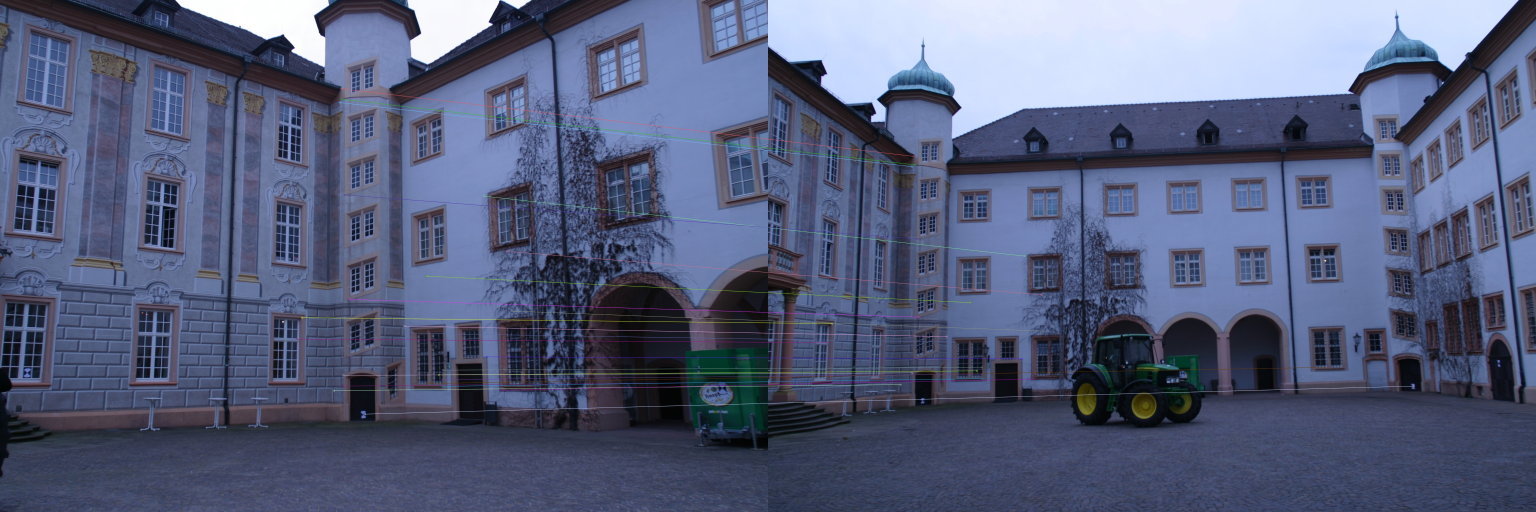
#> input picture Image_to_3d_Usecase/matches_01.jpg, 6144 x 2048 px, given in place of the camera (shown at 1/4 size)
$ python sift_webcam_tracker.py
#> lines starting #> are read from the running program, lines starting #| are printed output that depends on the picture
import cv2
import numpy as np
from math import sin, cos, atan2, sqrt, degrees
import sys
import os # Keep os import in case it's needed elsewhere, though not for XFeat now

# --- Configuration ---
WEBCAM_INDEX = 0          # Index of the webcam (usually 0, 1, etc.)
RESIZE_SCALE_FACTOR = 0.6 # Adjust for performance vs detail
# SIFT Parameters
SIFT_NFEATURES = 0 # Unlimited features (or set a specific number like 2048)
SIFT_CONTRAST_THRESH = 0.04
SIFT_EDGE_THRESH = 10
# Matching Parameters
MATCHER_RATIO_THRESH = 0.75 # Lowe's ratio test threshold (lower is stricter)
RANSAC_THRESHOLD = 5.0  # RANSAC reprojection error threshold (pixels)
MIN_MATCH_COUNT = 10    # Minimum good matches needed for reliable motion estimate
MIN_INLIERS_HIGH_CONF = 25 # Minimum inliers for high confidence path color
PATH_MAX_LENGTH = 200 # Limit path history length
OUTPUT_WINDOW_NAME = 'SIFT Enhanced Visual Odometry (Webcam)'

# --- Colors (BGR) ---
CLR_BACKGROUND = (30, 30, 30)    # Dark grey background for panels
CLR_TEXT = (255, 255, 255) # White text
CLR_TEXT_OUTLINE = (0, 0, 0) # Black outline for text
CLR_PATH_HIGH_CONF = (0, 255, 0) # Green path (good tracking)
CLR_PATH_LOW_CONF = (0, 255, 255) # Yellow path (medium tracking)
CLR_PATH_NO_TRACK = (0, 0, 255)  # Red path (tracking lost/few inliers)
CLR_INLIER_MATCH = (0, 255, 0)   # Green lines for good matches
CLR_KEYPOINT_ALL = (255, 150, 0) # Orange-ish for all detected keypoints
CLR_KEYPOINT_INLIER = (255, 0, 0) # Blue for inlier keypoints in main view
CLR_MOTION_ARROW = (0, 255, 255) # Yellow arrow for motion

# --- SIFT and Matcher Initialization ---
print("Initializing SIFT detector...")
try:
    # Parameters: nfeatures, nOctaveLayers, contrastThreshold, edgeThreshold, sigma
    sift = cv2.SIFT_create(nfeatures=SIFT_NFEATURES,
                           contrastThreshold=SIFT_CONTRAST_THRESH,
                           edgeThreshold=SIFT_EDGE_THRESH)
    print("SIFT detector initialized.")
except AttributeError:
     print("Error: Your OpenCV installation might not include SIFT.")
     print("You might need to install 'opencv-contrib-python' instead of 'opencv-python'.")
     print("Try: pip uninstall opencv-python")
     print("Then: pip install opencv-contrib-python")
     exit()
except Exception as e:
     print(f"An unexpected error occurred initializing SIFT: {e}")
     exit()


print("Initializing BFMatcher...")
# BFMatcher with default params (NORM_L2 is good for SIFT)
matcher = cv2.BFMatcher()
print("BFMatcher initialized.")
# --- End SIFT Initialization ---

# --- Webcam Initialization ---
print(f"Attempting to open webcam index: {WEBCAM_INDEX}")
video = cv2.VideoCapture(WEBCAM_INDEX)

if not video.isOpened():
    print(f"Error: Could not open webcam {WEBCAM_INDEX}.")
    exit()

# --- Get Frame Dimensions from Webcam ---
print("Reading frame from webcam to get dimensions...")
ret, frame = video.read()
#> frame is the input picture: shape (2048, 6144, 3); mean B, G, R 123.9, 94.7, 86.3
if not ret or frame is None:
    print("Error: Could not read initial frame from webcam.")
    video.release()
    exit()

orig_height, orig_width = frame.shape[:2]
#> orig_height = 2048; orig_width = 6144
frame_width = int(orig_width * RESIZE_SCALE_FACTOR)
#> frame_width = 3686
frame_height = int(orig_height * RESIZE_SCALE_FACTOR)
#> frame_height = 1228
print(f"Webcam native resolution: {orig_width}x{orig_height}")
#| Webcam native resolution: 6144x2048
print(f"Processing at scaled resolution: {frame_width}x{frame_height}")
#| Processing at scaled resolution: 3686x1228

# --- Initialize Panels, Path, and State ---
panel_width = frame_width
#> panel_width = 3686
panel_height = frame_height
#> panel_height = 1228
total_width = panel_width * 2
#> total_width = 7372
total_height = panel_height * 2
#> total_height = 2456

tracked_path = []
# Store previous frame's keypoints (objects), descriptors (numpy), and coordinates (numpy)
old_frame_data = {'kp_obj': None, 'des': None, 'kp_coords': None}
estimated_center = (frame_width // 2, frame_height // 2)
#> estimated_center = (1843, 614)
tracking_confidence = 0

print("Starting webcam processing loop...")
frame_count = 0
while True:
    ret, frame = video.read()
    if not ret or frame is None:
        print("Error: Lost connection or could not read frame from webcam. Exiting.")
        break

    frame_count += 1
    frame_resized = cv2.resize(frame, (frame_width, frame_height), interpolation=cv2.INTER_AREA)
    gray_frame = cv2.cvtColor(frame_resized, cv2.COLOR_BGR2GRAY)
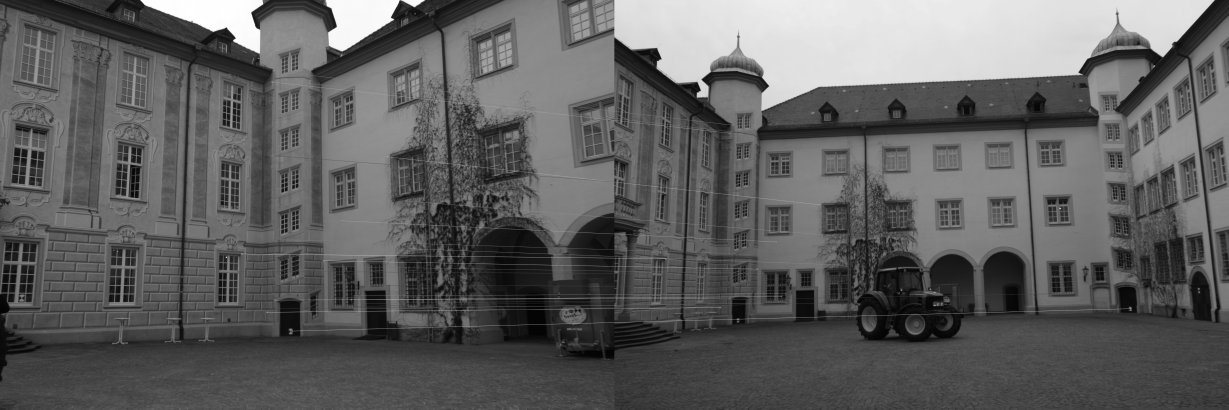
#> gray_frame: shape (1228, 3686) (shown at 1/3 size); min 2, max 255, mean 95.5

    # --- Initialize Panels ---
    panel_main = frame_resized.copy()
    panel_features = np.full((panel_height, panel_width, 3), CLR_BACKGROUND, dtype=np.uint8)
    panel_path = np.full((panel_height, panel_width, 3), CLR_BACKGROUND, dtype=np.uint8)
    panel_stats = np.full((panel_height, panel_width, 3), CLR_BACKGROUND, dtype=np.uint8)

    # --- SIFT Feature Extraction ---
    kp2_obj = None # KeyPoint objects
    des2 = None    # Descriptors (NumPy)
    kp2_coords = None # Coordinates (NumPy)
    num_kp2 = 0
    try:
        # Detect SIFT keypoints and compute descriptors
        kp2_obj, des2 = sift.detectAndCompute(gray_frame, None)
#> kp2_obj = 14458 keypoints; strongest (x, y, size): (679, 772, 2.4), (3180, 625, 2.7), (992, 71, 25.9), (2110, 276, 22.7)

        if kp2_obj is not None and len(kp2_obj) > 0:
            # Extract coordinates into a NumPy array
            kp2_coords = np.array([kp.pt for kp in kp2_obj], dtype=np.float32)
#> kp2_coords = 14458 pairs, first value 4.79 to 3679.6, second value 2.39 to 1219
            num_kp2 = len(kp2_obj)
#> num_kp2 = 14458
        else:
            kp2_obj = [] # Ensure it's an empty list if none found
            num_kp2 = 0

    except Exception as e:
        print(f"  Warn: SIFT detectAndCompute failed on frame {frame_count}: {e}")
        kp2_obj = []
        des2 = None
        kp2_coords = None
        num_kp2 = 0


    # --- Draw All Detected Keypoints (Feature Panel) ---
    if kp2_coords is not None:
        for x, y in kp2_coords:
            if 0 <= x < panel_width and 0 <= y < panel_height:
                 cv2.circle(panel_features, (int(round(x)), int(round(y))), 1, CLR_KEYPOINT_ALL, -1)
#> this loop made 14458 passes
#> (x, y) on passes 1 to 3: (4.79, 849.3), (4.79, 849.3), (5.04, 607.7)
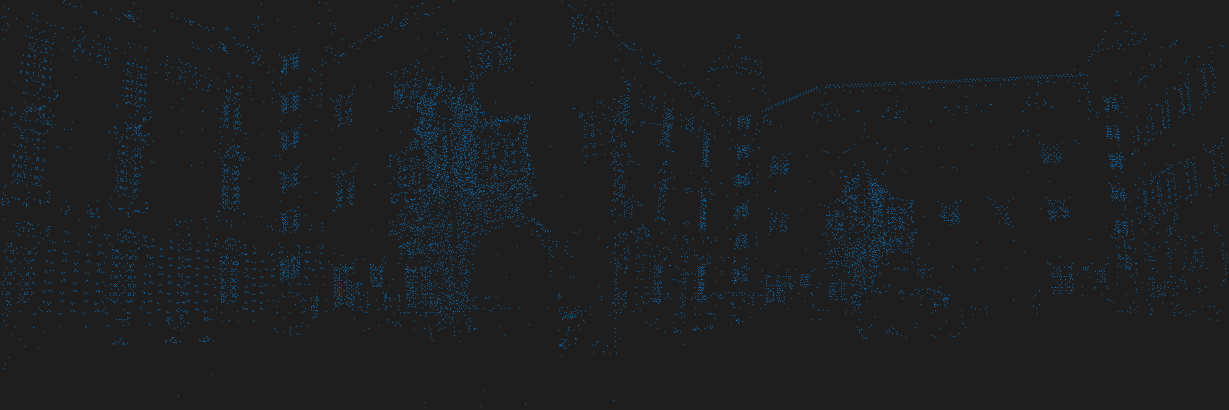
#> panel_features: shape (1228, 3686, 3) (shown at 1/3 size); mean of channels 0, 1, 2 32.9, 31.5, 29.6; drawn as B, G, R
    cv2.putText(panel_features, "Detected Keypoints (SIFT)", (10, 20), cv2.FONT_HERSHEY_SIMPLEX, 0.5, CLR_TEXT, 1, cv2.LINE_AA)
    cv2.putText(panel_features, f"Count: {num_kp2}", (10, 40), cv2.FONT_HERSHEY_SIMPLEX, 0.5, CLR_TEXT, 1, cv2.LINE_AA)


    # --- Matching and Motion Estimation ---
    num_raw_matches = 0 # Will count matches *after* ratio test
    num_inliers = 0
    mean_angle_deg = 0.0
    mean_magnitude = 0.0
    current_tracking_confidence = 0
    good_matches = [] # Store matches passing the ratio test

    # Ensure we have descriptors from both frames
    if old_frame_data['des'] is not None and des2 is not None and \
       len(old_frame_data['des']) > 0 and len(des2) > 0:

        old_des = old_frame_data['des']
        old_kp_coords = old_frame_data['kp_coords'] # Coordinates from previous frame

        try:
            # Find k=2 best matches for each descriptor in 'old_des'
            matches = matcher.knnMatch(old_des, des2, k=2)

            # Apply Lowe's Ratio Test
            good_matches = []
            for m, n in matches:
                if m.distance < MATCHER_RATIO_THRESH * n.distance:
                    good_matches.append(m)

            num_raw_matches = len(good_matches) # Count after ratio test

            if num_raw_matches >= MIN_MATCH_COUNT:
                # Extract coordinates of the good matches
                mkpts1_np = np.float32([old_kp_coords[m.queryIdx] for m in good_matches])
                mkpts2_np = np.float32([kp2_coords[m.trainIdx] for m in good_matches]) # Use current frame's coords

                # Find Homography with RANSAC
                H, mask = cv2.findHomography(mkpts1_np, mkpts2_np, cv2.RANSAC, RANSAC_THRESHOLD)

                if H is not None and mask is not None:
                    inlier_mask = mask.ravel() == 1
                    num_inliers = np.sum(inlier_mask)

                    if num_inliers >= MIN_MATCH_COUNT:
                        # Filter points using the RANSAC mask
                        inlier_mkpts1 = mkpts1_np[inlier_mask]
                        inlier_mkpts2 = mkpts2_np[inlier_mask]

                        # Calculate motion from inliers
                        delta_vectors = inlier_mkpts2 - inlier_mkpts1
                        avg_delta = np.mean(delta_vectors, axis=0)
                        avg_dx, avg_dy = avg_delta[0], avg_delta[1]

                        mean_angle_rad = atan2(avg_dy, avg_dx)
                        mean_angle_deg = degrees(mean_angle_rad)
                        mean_magnitude = sqrt(avg_dx**2 + avg_dy**2)

                        # Update Path Estimation
                        last_x, last_y = tracked_path[-1] if tracked_path else estimated_center
                        new_center_x = last_x + avg_dx
                        new_center_y = last_y + avg_dy
                        new_center_x = int(round(max(0, min(panel_width - 1, new_center_x))))
                        new_center_y = int(round(max(0, min(panel_height - 1, new_center_y))))
                        estimated_center = (new_center_x, new_center_y)

                        # Determine Confidence
                        if num_inliers >= MIN_INLIERS_HIGH_CONF:
                            current_tracking_confidence = 2 # High
                        else:
                            current_tracking_confidence = 1 # Low

                        # Draw Inlier Matches (Main Panel)
                        # Use the *inlier* points derived from RANSAC mask
                        for pt1, pt2 in zip(inlier_mkpts1, inlier_mkpts2):
                             pt1_int = (int(round(pt1[0])), int(round(pt1[1])))
                             pt2_int = (int(round(pt2[0])), int(round(pt2[1])))
                             if 0 <= pt1_int[0] < panel_width and 0 <= pt1_int[1] < panel_height and \
                                0 <= pt2_int[0] < panel_width and 0 <= pt2_int[1] < panel_height:
                                 cv2.line(panel_main, pt1_int, pt2_int, CLR_INLIER_MATCH, 1)
                                 cv2.circle(panel_main, pt2_int, 3, CLR_KEYPOINT_INLIER, -1)
                    else:
                         current_tracking_confidence = 0 # Not enough inliers
                else:
                     current_tracking_confidence = 0 # Homography failed
            else:
                 current_tracking_confidence = 0 # Not enough good matches (after ratio test)

        except cv2.error as e:
             # Catch potential errors during matching or homography (e.g., assertion failures)
             print(f"  Warn: OpenCV error during matching/homography on frame {frame_count}: {e}")
             current_tracking_confidence = 0
        except Exception as e:
            print(f"  Warn: Generic error during matching/homography on frame {frame_count}: {e}")
            current_tracking_confidence = 0
    else:
        # Not enough features/descriptors in one or both frames
        current_tracking_confidence = 0

    # --- Update and Draw Path ---
    if not tracked_path:
        if kp2_coords is not None: # Init only if features detected
             tracked_path.append(estimated_center)
             tracking_confidence = current_tracking_confidence
    elif current_tracking_confidence > 0 :
        tracked_path.append(estimated_center)
        tracking_confidence = current_tracking_confidence
    else:
        if tracked_path:
            tracked_path.append(tracked_path[-1])
        # Keep old tracking_confidence for path color

    if len(tracked_path) > PATH_MAX_LENGTH:
        tracked_path.pop(0)

    if tracking_confidence == 2: path_color = CLR_PATH_HIGH_CONF
    elif tracking_confidence == 1: path_color = CLR_PATH_LOW_CONF
    else: path_color = CLR_PATH_NO_TRACK

    if len(tracked_path) > 1:
        path_np = np.array(tracked_path, dtype=np.int32)
        cv2.polylines(panel_path, [path_np], isClosed=False, color=path_color, thickness=2)
        recent_path_segment = path_np[max(0, len(path_np)-20):]
        if len(recent_path_segment) > 1:
             cv2.polylines(panel_main, [recent_path_segment], isClosed=False, color=path_color, thickness=2)

    cv2.putText(panel_path, "Path Overview", (10, 20), cv2.FONT_HERSHEY_SIMPLEX, 0.5, CLR_TEXT, 1, cv2.LINE_AA)

    # --- Draw Motion Arrow and Stats (Stats Panel) ---
    cv2.putText(panel_stats, "Motion & Stats (SIFT)", (10, 20), cv2.FONT_HERSHEY_SIMPLEX, 0.5, CLR_TEXT, 1, cv2.LINE_AA)
    if current_tracking_confidence > 0 and mean_magnitude > 0.1:
        arrow_start_x = panel_width // 2
        arrow_start_y = panel_height // 2
        arrow_len = min(panel_width, panel_height) * 0.15
        arrow_end_x = int(arrow_start_x + cos(mean_angle_rad) * mean_magnitude * 5)
        arrow_end_y = int(arrow_start_y + sin(mean_angle_rad) * mean_magnitude * 5)
        arrow_end_x = max(0, min(panel_width - 1, arrow_end_x))
        arrow_end_y = max(0, min(panel_height - 1, arrow_end_y))
        cv2.arrowedLine(panel_stats, (arrow_start_x, arrow_start_y), (arrow_end_x, arrow_end_y),
                        CLR_MOTION_ARROW, 2, tipLength=0.3)

    conf_text = ["Lost", "Low", "High"][current_tracking_confidence]
    info_text = [
        f"Frame: {frame_count}",
        f"Kpts: {num_kp2}",
        f"Matches (Ratio Test): {num_raw_matches}", # Clarify it's post-ratio test
        f"Inliers: {num_inliers}",
        f"Confidence: {conf_text}",
        f"Angle: {mean_angle_deg:.1f} deg",
        f"Disp.: {mean_magnitude:.1f} px"
    ]
#> info_text = ['Frame: 1', 'Kpts: 14458', 'Matches (Ratio Test): 0', 'Inliers: 0', 'Confidence: Lost', 'Angle: 0.0 deg', 'Disp.: 0.0 px']
    y_offset = 40
    for i, line in enumerate(info_text):
        pos = (10, y_offset + i * 18)
        cv2.putText(panel_stats, line, pos, cv2.FONT_HERSHEY_SIMPLEX, 0.45, CLR_TEXT_OUTLINE, 2, cv2.LINE_AA)
        cv2.putText(panel_stats, line, pos, cv2.FONT_HERSHEY_SIMPLEX, 0.45, CLR_TEXT, 1, cv2.LINE_AA)
#> this loop made 7 passes
#> (line, pos) on passes 1 to 7: ('Frame: 1', (10, 40)), ('Kpts: 14458', (10, 58)), ('Matches (Ratio Test): 0', (10, 76)), ('Inliers: 0', (10, 94)), ('Confidence: Lost', (10, 112)), ('Angle: 0.0 deg', (10, 130)), ('Disp.: 0.0 px', (10, 148))
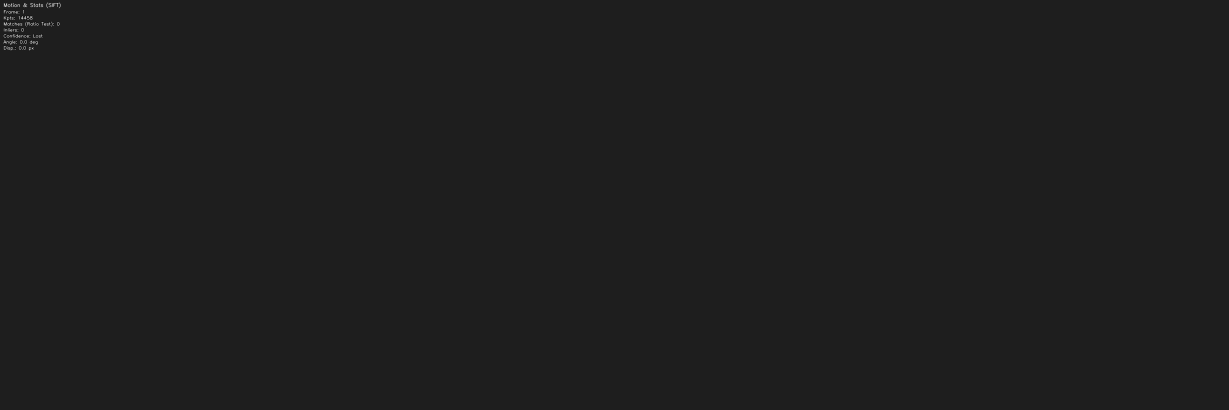
#> panel_stats: shape (1228, 3686, 3) (shown at 1/3 size); min 0, max 253, mean 30.1

    # --- Combine Panels ---
    top_row = np.hstack((panel_main, panel_features))
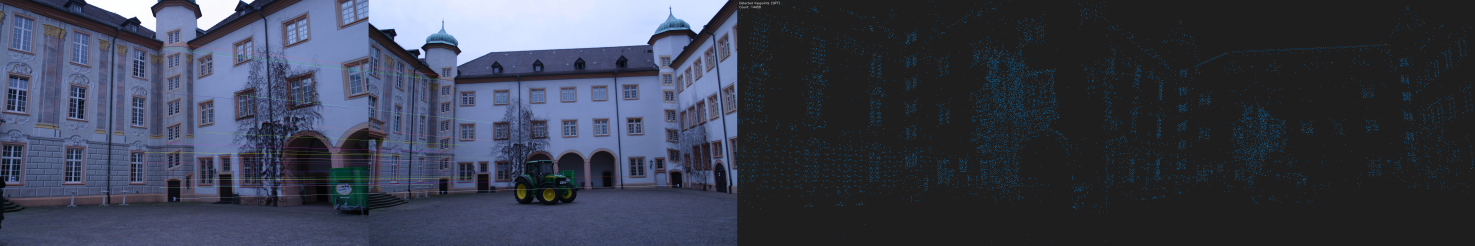
#> top_row: shape (1228, 7372, 3) (shown at 1/5 size); mean B, G, R 78.4, 63.1, 58
    bottom_row = np.hstack((panel_path, panel_stats))
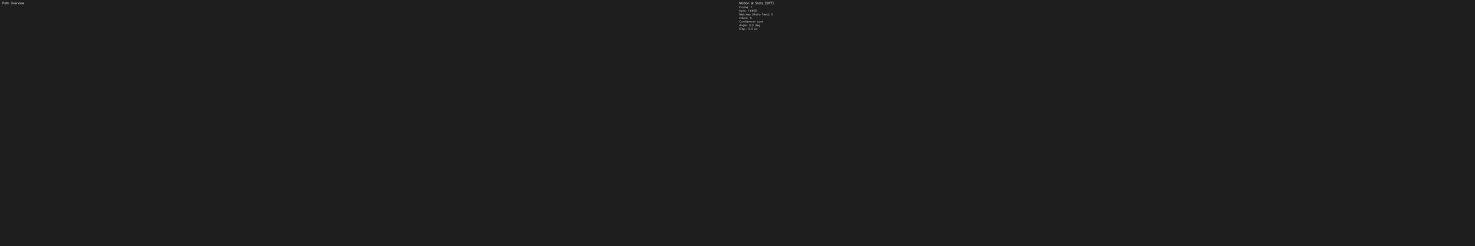
#> bottom_row: shape (1228, 7372, 3) (shown at 1/5 size); min 0, max 253, mean 30.1
    combined_output = np.vstack((top_row, bottom_row))
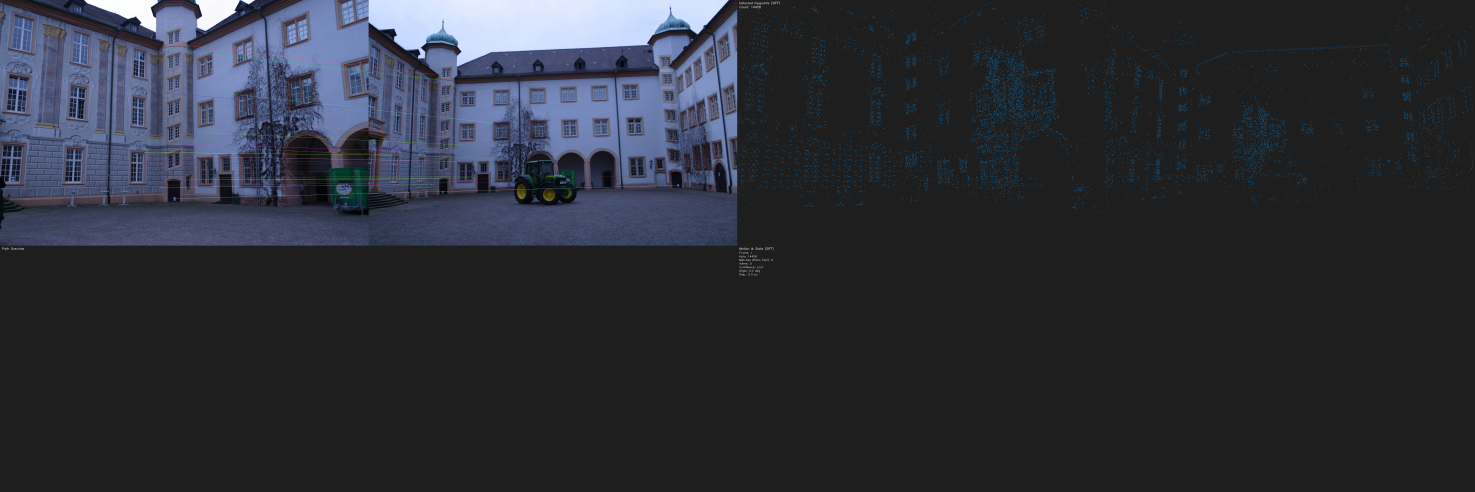
#> combined_output: shape (2456, 7372, 3) (shown at 1/5 size); mean B, G, R 54.2, 46.6, 44

    cv2.imshow(OUTPUT_WINDOW_NAME, combined_output)

    # --- Update Old Frame Data ---
    # Store data from the *current* frame to be used in the *next* iteration
    if kp2_obj is not None and des2 is not None and kp2_coords is not None:
         old_frame_data['kp_obj'] = kp2_obj
         old_frame_data['des'] = des2
         old_frame_data['kp_coords'] = kp2_coords
    else: # Reset if detection failed
         old_frame_data = {'kp_obj': None, 'des': None, 'kp_coords': None}


    if cv2.waitKey(1) & 0xFF == ord('q'):
#> (key q is pressed here)
        print("Exit requested by user.")
        break

# --- Cleanup ---
print("Releasing webcam and closing windows.")
video.release()
cv2.destroyAllWindows()
